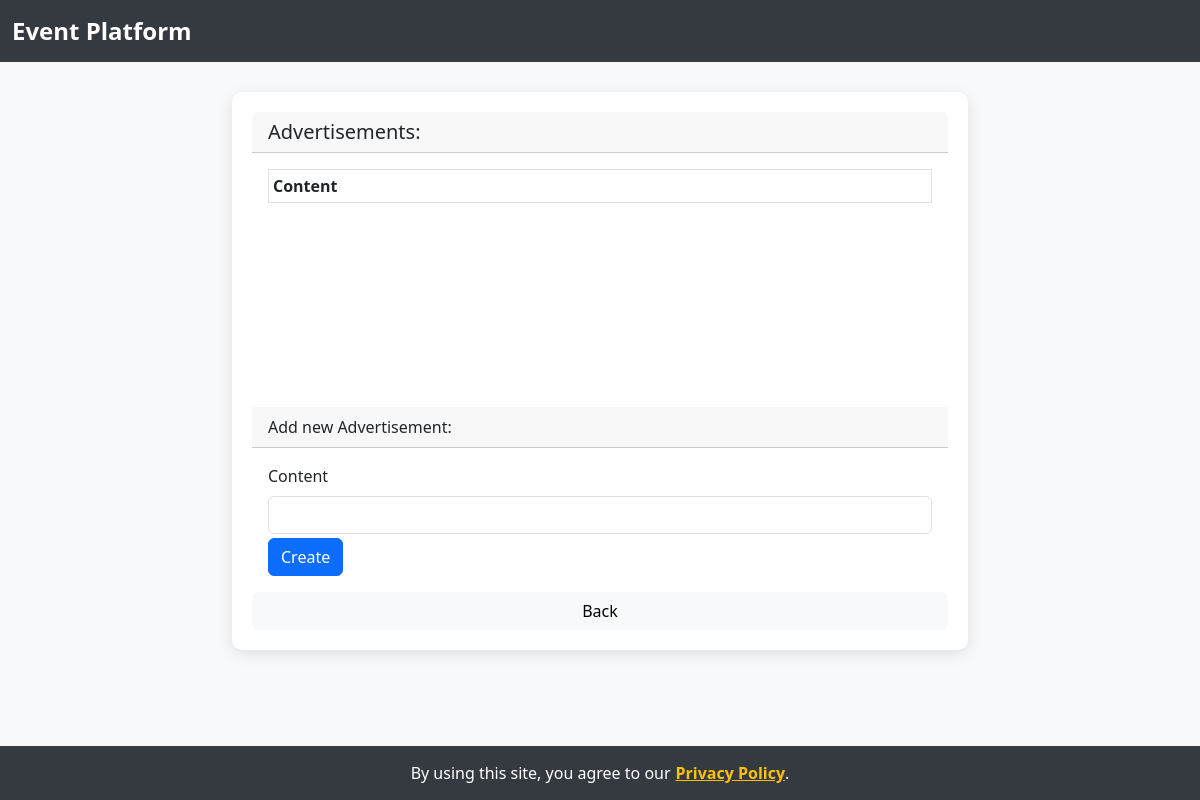
The app's page /ads, older data.
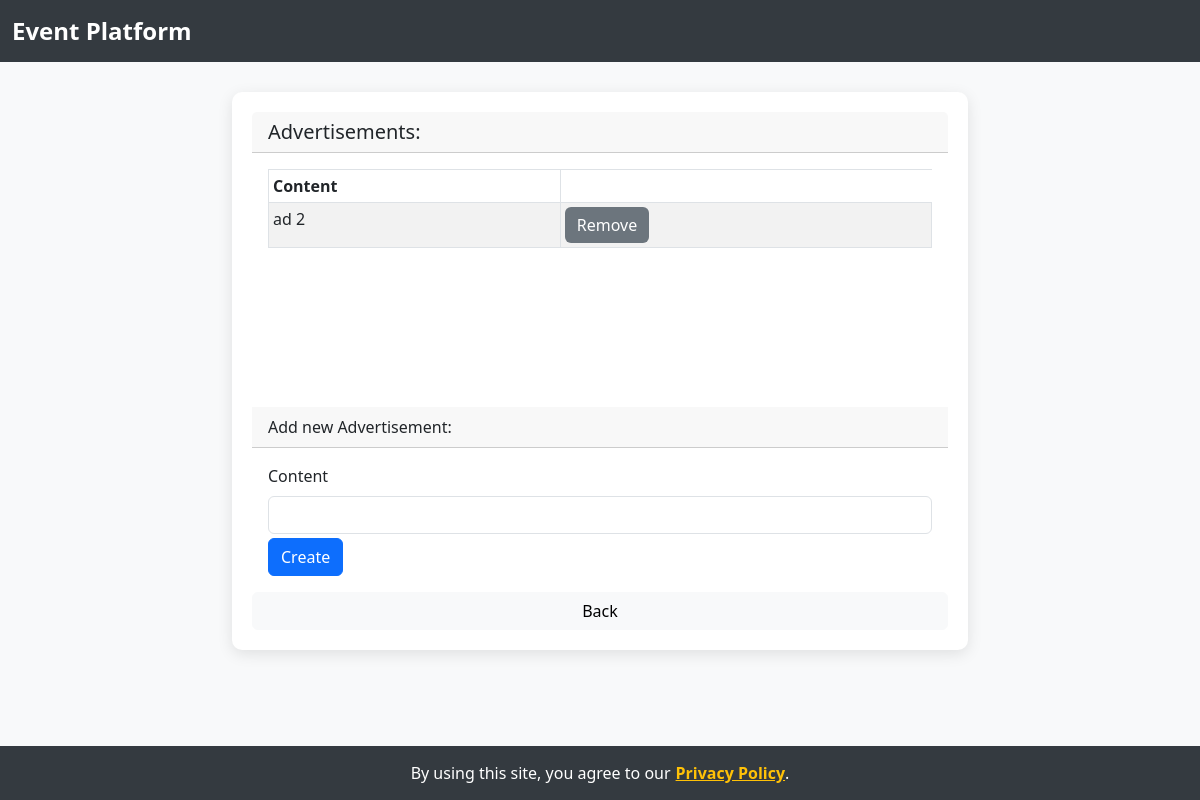
The same page, newer data.
### model.py (models this page shows)
class Ad(db.Model):
    id = db.Column(db.Integer, primary_key=True)
    content = db.Column(db.String(100))

### app.py (the view)
    def wrapper(*args, **kwargs):
        try:
            return func(*args, **kwargs)
        except SecurityException as se:
            db.session.rollback()
            return render_template(se.page, security_violation = True, se_msg = se.msg, **se.params)
        except PrivacyException as pe:
            db.session.rollback()
            return render_template(pe.page, privacy_violation = True, priv_msg = pe.msg, **pe.params)

### app.py (called while the page is built)
def secure(func):
    def wrapper(*args, **kwargs):
        try:
            return func(*args, **kwargs)
        except SecurityException as se:
            db.session.rollback()
            return render_template(se.page, security_violation = True, se_msg = se.msg, **se.params)
        except PrivacyException as pe:
            db.session.rollback()
            return render_template(pe.page, privacy_violation = True, priv_msg = pe.msg, **pe.params)
    wrapper.__name__ = func.__name__
    return wrapper

@app.route('/ads')
@secure
def ads():
    from project import ads
    result=ads()
    if type(result) == Response:
        return result
    else:
        return render_template('ads.html', **result)

### dto.py (called while the page is built)
def _clear_cache():
    PersonDTO._cache = {}
    RoleDTO._cache = {}
    EventDTO._cache = {}
    CategoryDTO._cache = {}
    AdDTO._cache = {}

    def copy(copy, bulk=False):
        a = AdDTO(copy.id, content=copy.content)
        if not bulk:
            _clear_cache()
        return a

    def copies(copies):
        r = list(map(lambda o: AdDTO.copy(o,bulk=True),copies))
        _clear_cache()
        return r

### project.py (called while the page is built)
def ads():
    ads = AdDTO.copies(Ad.query.all())
    return {'ads' : ads}

### templates/ads.html
{% extends 'backable.html' %}
{% block content %}
<h5 class="card-header">Advertisements:</h5>
<div class="card-body">
  <div style="overflow: scroll; height: 222px;">
    <table id="eventsTbl" class="table table-striped table-bordered table-hover table-sm table-responsive" cellspacing="0" width="100%">
      <thead>
        <tr>
          <th>Content</th>
        </tr>
      </thead>
      <tbody>
        {% for a in ads %}
        <tr>
          <td>{{ a.content }} </td>
          <td>
            <a href="{{ url_for('remove_ad', id=a.id) }}"><input type="submit" value="Remove" class="btn btn-secondary"></a>
          </td>
        </tr>
        {% endfor %}
      </tbody>
    </table>
  </div>
</div>
<div class="card-header">Add new Advertisement:</div>
<div class="card-body">
  <div class="card-text">
    <form method='post' action={{ url_for('create_ad') }}>
      <div class="form-group mb-1">
        <label for="content" class="form-label">Content</label>
        <input type="content" name="content" id="content" class="form-control">
      </div>
      <input type="submit" value="Create" class="btn btn-primary">
    </form>
  </div>
</div>
{% endblock %}

### templates/backable.html
{% extends 'template.html' %}
{% block main %}
    {% block content %}{% endblock %}
<button onclick="history.go(-1)" class="btn btn-light">Back</button>
{% endblock %}

### templates/template.html (shortened to what this page needs)
<!doctype html>
<html lang="en">
  <head>
    <link rel="stylesheet" href="/static/css/style.css">
  </head>
  <body>
    <header class="navbar navbar-light" id="navbar">
      <div class="container-fluid">
        <a class="navbar-brand" href="/">
          Event Platform
        </a>
      </div>
    </header>
    <div class="container">
      <div class="row">
        <div class="col-sm-8 offset-sm-2">
          <div class="card">
            {% block main %}{% endblock %}
          </div>
          <br/>
        </div>
      </div>
    </div>
    <div class="privacy-banner">
      By using this site, you agree to our<a href="#" data-bs-toggle="modal" data-bs-target="#privacyModal">Privacy Policy</a>.
    </div>
  </body>
</html>

### templates/template.html (style rules this page uses)
body { background-color: #f8f9fa; }
#navbar { background-color: #343a40; color: white; }
.navbar-brand { color: white; font-weight: bold; font-size: 1.5rem; }
.card { margin-top: 30px; border: none; border-radius: 10px; box-shadow: 0px 4px 15px rgba(0, 0, 0, 0.1); padding: 20px; background-color: white; }
.privacy-banner { position: fixed; bottom: 0; left: 0; right: 0; background-color: #343a40; color: white; padding: 15px; text-align: center; z-index: 1000; }
.privacy-banner a { color: #ffc107; font-weight: bold; text-decoration: underline; margin-left: 5px; }
.btn-secondary { background-color: #6c757d; border: none; }

Row changes from the older to the newer data that the page shows:
added Ad: content "ad 2"
